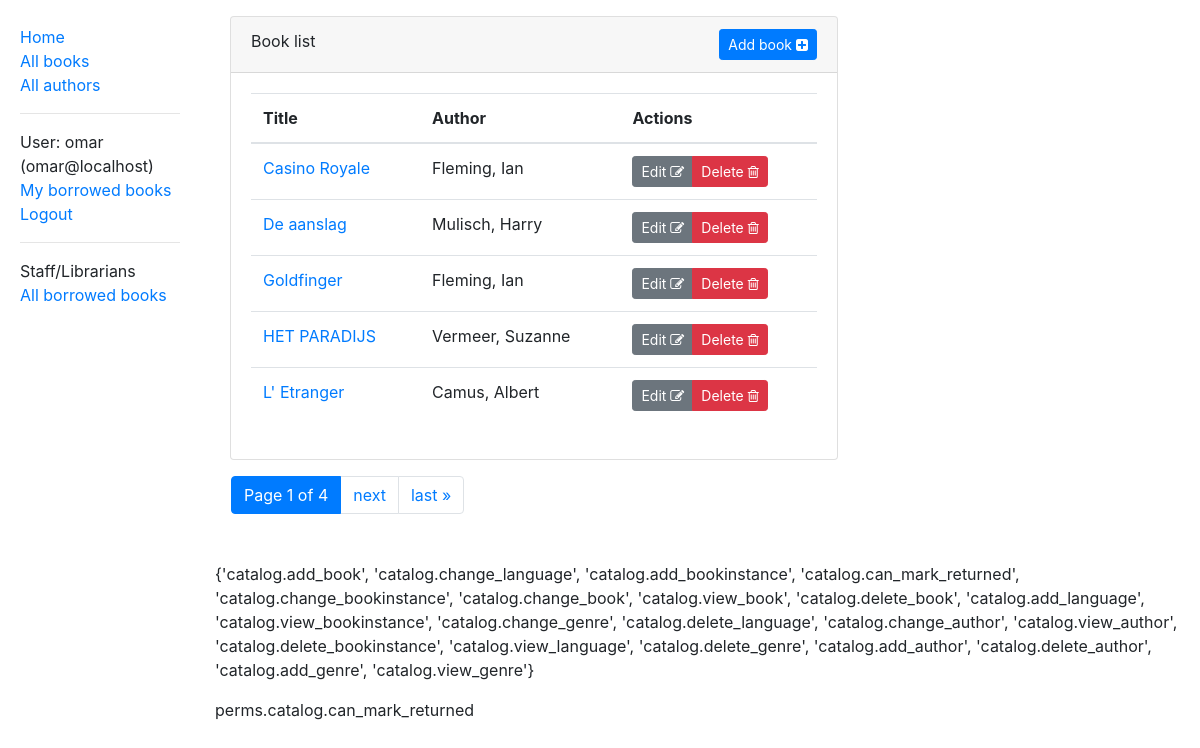
Screenshot of /catalog/books/ (signed in) with the database file from the repository.
### catalog/models.py (models this page shows, shortened)
class Book(models.Model):
    title = models.CharField(max_length=200)
    author = models.ForeignKey('Author', on_delete=models.SET_NULL, null=True)
    summary = models.TextField(max_length=1000, help_text='Enter a brief description of the book')
    isbn = models.CharField('ISBN', max_length=13,
                            help_text='13 Character <a href="https://www.isbn-international.org/content/what-isbn">ISBN number</a>')
    genre = models.ManyToManyField(Genre, help_text='Select a genre for this book')
    language = models.ForeignKey('Language', on_delete=models.SET_NULL, null=True)
    def display_genre(self):
        """Create a string for the Genre. This is required to display genre in Admin."""
        return ', '.join([genre.name for genre in self.genre.all()[:3]])
    display_genre.short_description = 'Genre'
    def get_absolute_url(self):
        return reverse('book-detail', args=[str(self.id)])

class Author(models.Model):
    first_name = models.CharField(max_length=100)
    last_name = models.CharField(max_length=100)
    date_of_birth = models.DateField(null=True, blank=True)
    date_of_death = models.DateField('Died', null=True, blank=True)
    class Meta:
        ordering = ['last_name', 'first_name']
    def __str__(self):
        return f'{self.last_name}, {self.first_name}'

### catalog/views.py (the view, shortened to what this page needs)
# urls.py: path('books/', views.BookListView.as_view(), name='books'),
class BookListView(LoginRequiredMixin,
                   ListView):
    model = Book
    template_name = 'catalog/book_list.html'
    paginate_by = 5
    raise_exception = True
    permission_denied_message = "Hush hush !! "
    def get_queryset(self):
        print("BookListView::get_queryset()")
        return Book.objects.all().order_by('title')[:25] # Get 25 books containing the title war
    def get_template_names(self):
        print('BookListView::get_template_names()')
        return [self.template_name]
    def dispatch(self, *args, **kwargs):
        print('BookListView::dispatch()')
        print(f"BookListView::self.request.user: {self.request.user}")
        print(f"BookListView::self.template_name: {self.template_name}")
        print(f"BookListView::self.template_name: {self.template_name}")
        self.user_permissions = list(Permission.objects.filter(group__user=self.request.user).values_list('codename', flat=True))
        print(self.user_permissions)
        return super().dispatch(*args, **kwargs)
    def get(self, request, *args, **kwargs):
        print("BookListView::get()")
        print(f"BookListView::request.user: {request.user}")
        print(f"BookListView::self.template_name: {self.template_name}")
        return super().get(request, *args, **kwargs)
    def get_context_data(self, **kwargs):
        print("BookListView::get_context_data()")
        context = super(BookListView, self).get_context_data(**kwargs)
        context['user_permissions'] = self.user_permissions
        return context

### catalog/templates/catalog/book_list.html (shortened to what this page needs)
{% extends 'base_generic.html' %}
{% load crispy_forms_tags %}
{% block content %}
    <div class="container-fluid mt-3">
    <div class="card" style="width:38rem;">
        <div class="card-header">
            Book list
            {% if 'add_book' in user_permissions %}
            <a href="{% url 'book-create' %}" class="btn btn-primary btn-sm float-right" role="button">Add book
                <i class="fa fa-plus-square" aria-hidden="true"></i>
            </a>
            {% endif %}
        </div>
        <div class="card-body">
        {% if book_list %}
            <table class="table">
                <thead>
                    <tr>
                        <th>Title</th>
                        <th>Author</th>
                        {% if 'change_book' in user_permissions or 'delete_book' in user_permissions %}
                        <th>Actions</th>
                        {% endif %}
                    </tr>
                </thead>
                <tbody>
                {% for book in book_list %}
                    <tr>
                        <td>
                        <a href="{{  book.get_absolute_url }}">{{ book.title }}</a>
                        </td>
                        <td>{{ book.author }}</td>
                        {% if 'change_book' in user_permissions or 'delete_book' in user_permissions %}
                        <td>
                            <div class="btn-group" role="group" aria-label="Book Btn List">
                                {% if 'change_book' in user_permissions %}
                                <a class="btn btn-secondary btn-sm" href="{% url 'book-update' book.pk %}" role="button">Edit
                                     <i class="fa fa-pencil-square-o"></i>
                                </a>
                                {% endif %}
                                {% if 'delete_book' in user_permissions %}
                                <a class="btn btn-danger btn-sm" href="{% url 'book-delete' book.pk %}" role="button">Delete
                                    <i class="fa fa-trash-o"></i>
                                </a>
                                {% endif %}
                            </div>
                         </td>
                        {% endif %}
                    </tr>
                {% endfor %}
                </tbody>
            </table>
        {% else %}
            <p>There are no books in the library.</p>
        {% endif %}
        </div>
    </div>
    </div>
{% endblock %}

### templates/base_generic.html (shortened to what this page needs)
    {% load bootstrap4 %}
<!DOCTYPE html>
<html lang="en">
<head>
    {% bootstrap_css %}
    <link rel="stylesheet" href="https://stackpath.bootstrapcdn.com/font-awesome/4.7.0/css/font-awesome.min.css">
    {%  load static %}
    <link rel="stylesheet" href="{% static 'css/styles.css' %}">
</head>
<body>
  <div class="container-fluid">
     <div class="row">
         <div class="col-sm-2">
             {% block sidebar %}
                 <ul class="sidebar-nav">
                   <li><a href="{% url 'index' %}">Home</a></li>
                     <li><a href="{% url 'books' %}">All books</a></li>
                     <li><a href="{% url 'authors' %}">All authors</a></li>
                     <li><hr></li>
                     {% if user.is_authenticated %}
                         <li>User: {{ user.get_username }} ({{ user.email }})</li>
                         <li><a href="{% url 'my-borrowed-books' %}">My borrowed books</a></li>
                         <li><a href="{% url 'logout' %}?next={{ request.path }}">Logout</a></li>
                         <li><hr></li>
                         {% if perms.catalog.can_mark_returned %}
                             <li>Staff/Librarians</li>
                             <li><a href="{% url 'librarian-view' %}?next={{ request.path }}">All borrowed books</a></li>
                         {% endif  %}
                     {% else %}
                         <li><a href="{% url 'login' %}?next={{ request.path }}">Login</a></li>
                     {% endif %}
                 </ul>
             {% endblock sidebar %}
         </div>
         <div class="col-sm-10">
             {% block content %}{% endblock %}
             {% block pagination %}
                 {% if is_paginated %}
                     <nav aria-label="page navigation example " class="ml-3 mt-3">
                         <ul class="pagination">
                             <li class="page-item active">
                                 <a class="page-link href="#">Page {{ page_obj.number }} of {{ page_obj.paginator.num_pages }} <span class="sr-only">(current)</span></a>
                             </li>
                             {% if page_obj.has_next %}
                                 <li class="page-item"><a href="{{ request.path }}?page={{ page_obj.next_page_number }}" class="page-link">next</a></li>
                                 <li class="page-item"><a href="{{ request.path }}?page={{ page_obj.paginator.num_pages }}" class="page-link">last &raquo;</a></li>
                             {% endif %}
                         </ul>
                     </nav>
                 {% endif %}
             {% endblock %}
             <p class="mt-5">
                 {% if perms.catalog %}
                     {{ perms.catalog  }}
                     {% if perms.catalog.can_mark_returned %}
                         <p>perms.catalog.can_mark_returned</p>
                     {% endif  %}
                 {% endif %}
             </p>
         </div>
     </div>
  </div>
</body>
</html>

### static/css/styles.css (style rules this page uses)
.sidebar-nav { margin-top: 20px; padding: 5px; list-style: none; }

### rows the page displays
Book: title "Casino Royale", author "Fleming, Ian"
Book: title "De aanslag", author "Mulisch, Harry"
Book: title "Goldfinger", author "Fleming, Ian"
Book: title "HET PARADIJS", author "Vermeer, Suzanne"
Book: title "L' Etranger", author "Camus, Albert"

### other values shown
{{ user.get_username }} "omar"
{{ user.email }} "omar@localhost"
{{ page_obj.number }} "1"
{{ page_obj.paginator.num_pages }} "4"
